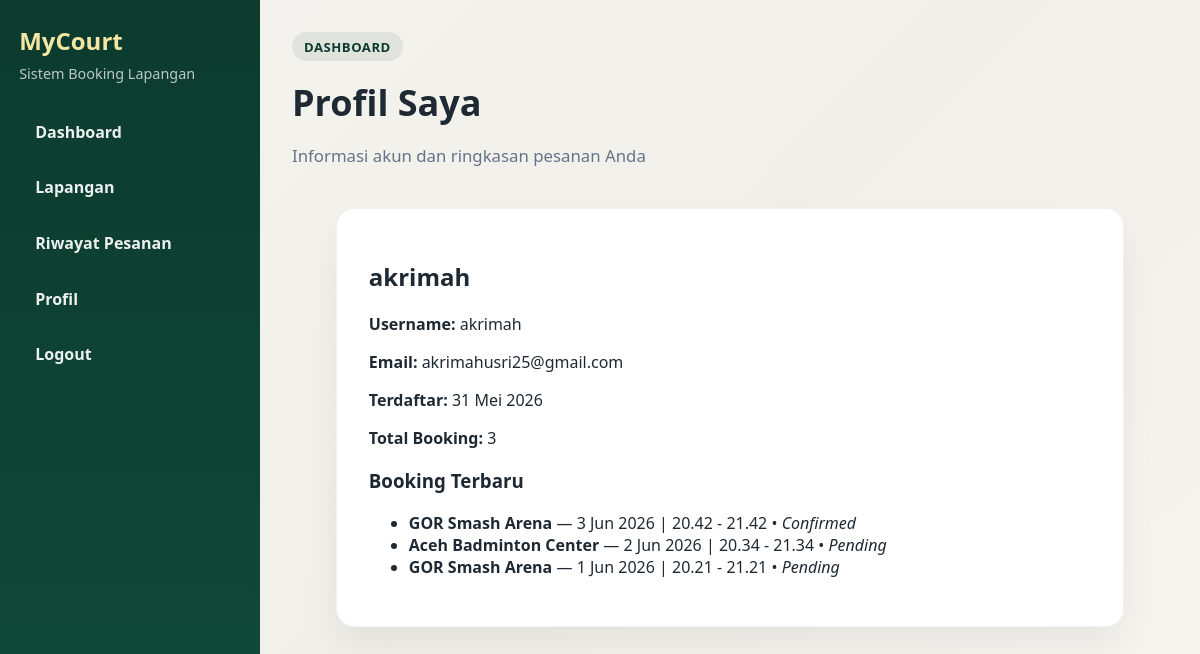
The app's page /dashboard/profile/ (signed in) with its own data.
### booking/models.py (models this page shows, shortened)
class Booking(models.Model):
    STATUS_PENDING = "pending"
    STATUS_CONFIRMED = "confirmed"
    STATUS_CANCELLED = "cancelled"
    STATUS_CHOICES = [
        (STATUS_PENDING, "Pending"),
        (STATUS_CONFIRMED, "Confirmed"),
        (STATUS_CANCELLED, "Cancelled"),
    ]
    user = models.ForeignKey(User, on_delete=models.CASCADE, related_name="bookings", null=True, blank=True)
    court = models.ForeignKey(Court, on_delete=models.CASCADE, related_name="bookings")
    full_name = models.CharField(max_length=120)
    email = models.EmailField()
    phone = models.CharField(max_length=30)
    date = models.DateField()
    start_time = models.TimeField()
    end_time = models.TimeField()
    notes = models.TextField(blank=True)
    status = models.CharField(max_length=20, choices=STATUS_CHOICES, default=STATUS_PENDING)
    created_at = models.DateTimeField(auto_now_add=True)

class Court(models.Model):
    name = models.CharField(max_length=120)
    location = models.CharField(max_length=255)
    price_per_hour = models.DecimalField(max_digits=10, decimal_places=2)
    image = models.ImageField(upload_to="court_images/", blank=True, null=True)
    description = models.TextField(blank=True)
    is_active = models.BooleanField(default=True)
    open_time = models.TimeField(default=datetime.time(6, 0))
    close_time = models.TimeField(default=datetime.time(23, 0))
    created_at = models.DateTimeField(auto_now_add=True)

### booking/views.py (the view)
# urls.py: path("dashboard/profile/", views.profile, name="profile"),
@login_required
def profile(request):
    if is_admin_user(request.user):
        return redirect_admin_user(request)
    bookings = Booking.objects.filter(user=request.user).select_related("court").order_by("-date", "-start_time")
    context = {
        "bookings": bookings,
        "booking_count": bookings.count(),
    }
    return render(request, "booking/profile.html", context)

### booking/views.py (called while the page is built)
def is_admin_user(user):
    return user.is_staff or user.is_superuser

### booking/templates/booking/profile.html
{% extends "booking/dashboard_shell.html" %}
{% block dashboard_heading %}Profil Saya{% endblock %}
{% block dashboard_lead %}Informasi akun dan ringkasan pesanan Anda{% endblock %}
{% block content %}
<div class="container">
    <div class="profile-panel card">
        <section class="profile-section">
            <div class="profile-info">
                <h2>{{ request.user.get_full_name|default:request.user.username }}</h2>
                <p><strong>Username:</strong> {{ request.user.username }}</p>
                <p><strong>Email:</strong> {{ request.user.email }}</p>
                <p><strong>Terdaftar:</strong> {{ request.user.date_joined|date:"j F Y" }}</p>
                <p><strong>Total Booking:</strong> {{ booking_count }}</p>
            </div>
        </section>
        <section class="profile-bookings">
            <h3>Booking Terbaru</h3>
            {% if bookings %}
                <ul class="booking-list">
                    {% for b in bookings|slice:":10" %}
                        <li>
                            <strong>{{ b.court.name }}</strong> — {{ b.date|date:"j M Y" }} | {{ b.start_time }} - {{ b.end_time }} • <em>{{ b.get_status_display }}</em>
                        </li>
                    {% endfor %}
                </ul>
            {% else %}
                <p>Belum ada booking.</p>
            {% endif %}
        </section>
    </div>
</div>
{% endblock %}

### booking/static/booking/styles.css (style rules this page uses)
:root { --bg: #f4f4f0; --primary: #0c3b2e; --accent: #e67e22; --text: #1f2933; --muted: #64748b; --card: #ffffff; --shadow: rgba(15, 23, 42, 0.12); --auth-bg: #0a0a3d; }
* { box-sizing: border-box; }
html { scroll-behavior: smooth; }
body { margin: 0; font-family: "Trebuchet MS", "Segoe UI", sans-serif; color: var(--text); background: linear-gradient(135deg, #f4f4f0 0%, #f1efe9 50%, #f7f5f0 100%); }
body.dashboard-body { background: linear-gradient(135deg, #f4f4f0 0%, #f1efe9 50%, #f7f5f0 100%); }
.container { width: min(1100px, 90%); margin: 0 auto; }
.card { background: var(--card); padding: 1.5rem; border-radius: 16px; box-shadow: 0 15px 35px var(--shadow); }
.profile-panel { padding: 2rem; border-radius: 18px; box-shadow: 0 18px 36px rgba(15, 23, 42, 0.06); border: 1px solid rgba(12, 59, 46, 0.06); margin-bottom: 1.25rem; }

### records on screen
Booking: court.name "GOR Smash Arena", date "3 Jun 2026", start_time "20.42", end_time "21.42", status "Confirmed"
Booking: court.name "Aceh Badminton Center", date "2 Jun 2026", start_time "20.34", end_time "21.34", status "Pending"
Booking: court.name "GOR Smash Arena", date "1 Jun 2026", start_time "20.21", end_time "21.21", status "Pending"

### other values on screen
{{ request.user.get_full_name|default:request.user.username }} "akrimah"
{{ request.user.username }} "akrimah"
{{ request.user.email }} "akrimahusri25@gmail.com"
{{ request.user.date_joined|date:"j F Y" }} "31 Mei 2026"
{{ booking_count }} "3"
